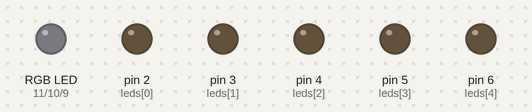
Bench run of a sketch on a simulated Arduino Uno, built with avr-gcc and run on an emulated ATmega328P. Shown: an RGB LED mixed from three pins (HIGH = lit), output pins drawn as LEDs (lit = HIGH). Dim RGB values are drawn brighter than linear.

Above: at 0.15 s.
At 20.07 s:
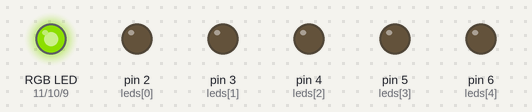
Timing chart, 0 to 20.0 s (numbered marks = the images above):
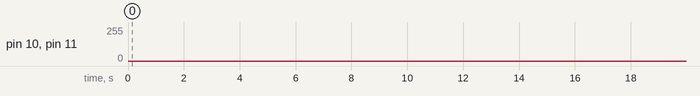

The sketch:

rgb-ring-test-7-jul.ino
```cpp
const int pwm_r = 11;
const int pwm_g = 10;
const int pwm_b = 9;

int counter = 0;
byte a = B00000001;

const int nL = 5;
const int leds[] = {2, 3, 4, 5, 6};

void setup(){
  setColourRgb(0,0,0);

  for(int i = 0; i < nL; ++i){
    pinMode(leds[i], OUTPUT);
  }
}

void loop(){
  spectrum();

  //byte a = bitSL();
//
//  digitalWrite(2, 1);
//  digitalWrite(3, 1);
//  digitalWrite(4, 1);
//  digitalWrite(5, 1);
//  digitalWrite(6, 1);
}

void spectrum(){
  unsigned int rgbColour[3];

  rgbColour[0] = 255;
  rgbColour[1] = 0;
  rgbColour[2] = 0;

  for (int decColour = 0; decColour < 3; decColour += 1){
    int incColour = decColour == 2 ? 0 : decColour + 1;

    for(int i = 0; i < 255; i += 1) {
      rgbColour[decColour] -= 1;
      rgbColour[incColour] += 1;

      setColourRgb(rgbColour[0], rgbColour[1], rgbColour[2]);
      delay(5);
    }
  }
}

byte bitSL(){
  if(counter < 7){
    a = a << 1;
    counter++;
  }
  else{
    bitWrite(a, 0, 1);
    counter = 0;
  }
  return a;
}

void setColourRgb(unsigned int red, unsigned int green, unsigned int blue){
  analogWrite(pwm_r, red);
  analogWrite(pwm_g, green);
  analogWrite(pwm_b, blue);
}
```
